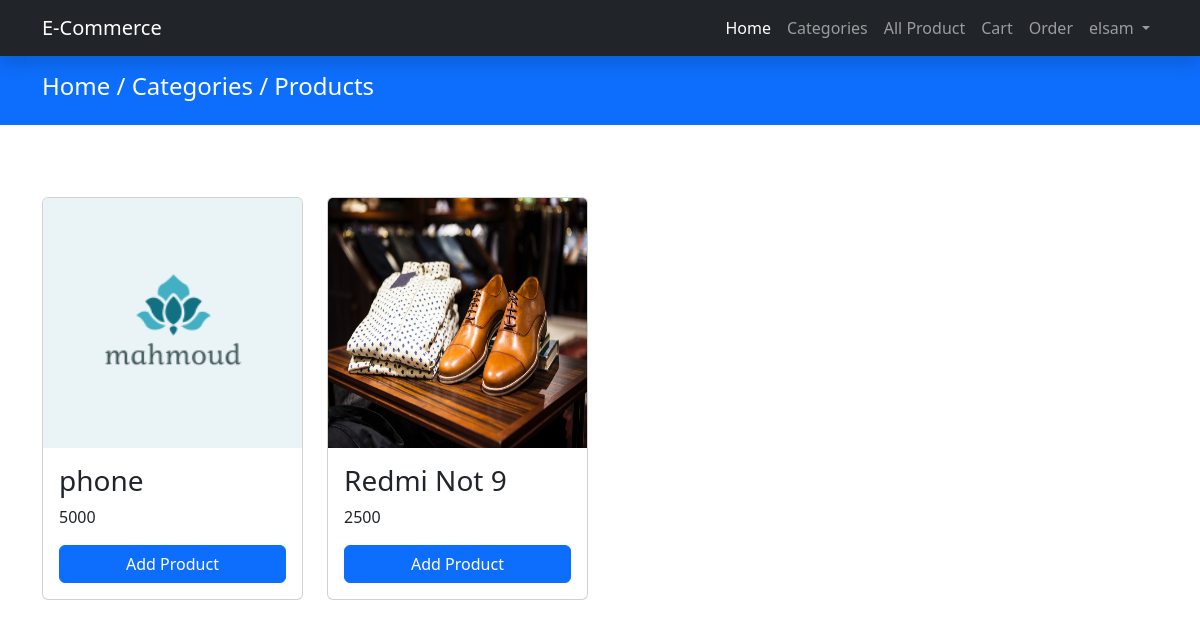
Screenshot of /E-commerce/AllProduct.php (signed in) with the database file from the repository.
### tables this page shows
CREATE TABLE `products` (
  `id` int(11) NOT NULL,
  `name` varchar(75) DEFAULT NULL,
  `price` int(11) DEFAULT NULL,
  `status` int(11) DEFAULT NULL,
  `qty` int(11) DEFAULT NULL,
  `image` varchar(255) DEFAULT NULL,
  `cat_id` bigint(20) DEFAULT NULL
);

### E-commerce/AllProduct.php (the view, shortened to what this page needs)
<?php require_once "./pages/header.php" ?>
<?php require_once "./pages/navbar.php";
$sql = "SELECT * FROM `products`";
$result = mysqli_query($conn, $sql);
$row = mysqli_fetch_all($result, MYSQLI_ASSOC);
?>
<div class="py-3 mb-4 bg-primary">
    <div class="container">
        <h4 class="text-white">Home / Categories / Products</h4>
    </div>
</div>
<div class="py-5">
    <div class="container">
        <div class="row row-cols-1 row-cols-md-4 g-4">
            <?php
            foreach ($row as $key => $value) {
                if ($row[$key]["status"] == 1) {
                    ?>
            <div class="col">
                <div class="card">
                    <img src="./Admin/img/product_img/<?= $row[$key]['image'] ?> " class="card-img-top w-100"
                        height="250" alt="...">
                    <div class="card-body h-75">
                        <h3 class="card-title">
                            <?= $row[$key]["name"] ?>
                        </h3>
                        <p class="card-text">
                            <?= $row[$key]["price"] ?>
                        </p>
                        <a href="./controller/AddCart.php?id=<?= $row[$key]["id"] ?>" class="btn btn-primary w-100">Add
                            Product</a>
                    </div>
                </div>
            </div>
            <?php
                }
            }
            ?>
        </div>
    </div>
</div>
<?php require_once "./pages/footer.php" ?>

### rows the page displays
products: image (picture), name "phone", price "5000"
products: image (picture), name "Redmi Not 9", price "2500"

### other values shown
$_SESSION["auth"]["name"] "elsam"
